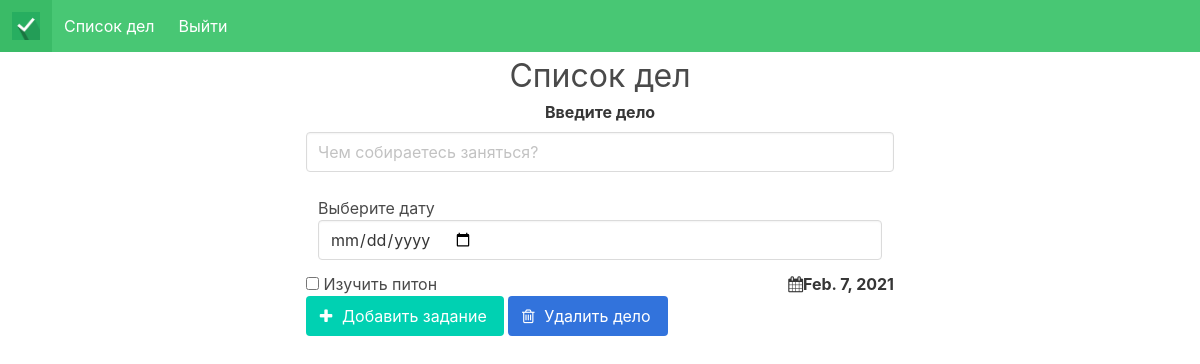
The app's page /todo/ (signed in), older data.
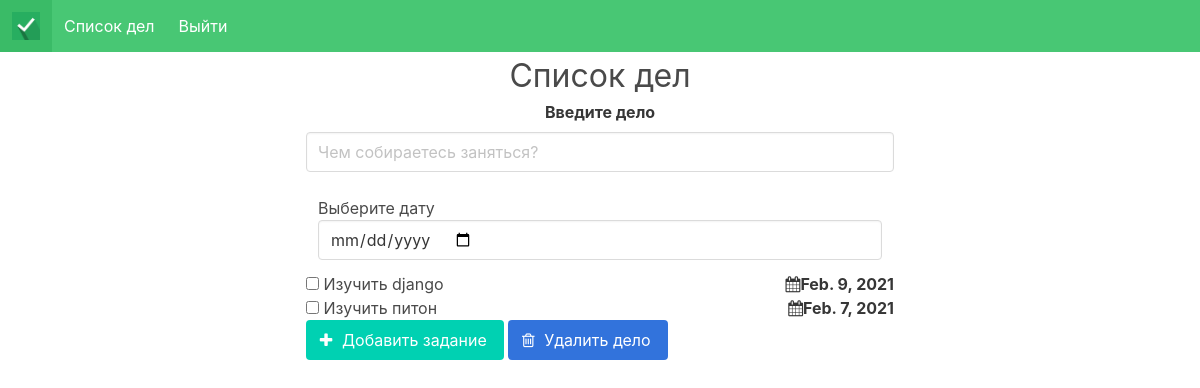
The same page, newer data.
### todolist/models.py (models this page shows, shortened)
class Todo(models.Model):
    title = models.CharField(max_length=250)
    content = models.TextField(blank=True) #текстовое поле
    created = models.DateField(default=timezone.now().strftime("%Y-%m-%d")) # дата создания
    due_date = models.DateField(default=timezone.now().strftime("%Y-%m-%d")) #до какой даты нужно было сделать дело
    owner = models.ForeignKey(User,on_delete=models.CASCADE)
    class Meta: #используем вспомогательный класс мета для сортировки наших дел
        ordering = ["-created"] #сортировка дел по времени их создания

### todolist/views.py (the view, shortened to what this page needs)
# urls.py: url(r'^todo/', todo, name="todo"),
@login_required
def todo(request):
    todos = Todo.objects.filter(owner=request.user)
    print("todo")
    if request.method == "GET":
        if "sign_out" in request.GET:
            logout(request)
            return redirect('sign_in')
    return render(request, "todo.html", {"todos": todos})

### todolist/templates/todo.html (shortened to what this page needs)
{% extends 'base.html' %}
{% block content %}
<div class="columns is-centered" style="min-height:101vh;">
	<div class="column is-half">
    	<h1 class="is-size-3 has-text-centered"> Список дел </h1>
    	<form action="" method="post">
            <div class="field has-text-centered">
            	<label for="description" class="label">Введите дело</label>
            	<div class="control">
             	   <input type="text" id="description" class="input" placeholder="Чем собираетесь заняться?"
                    	name="description" required>
            	</div>
        	</div>
            	<div class="column">
                	<label for="dueDate">Выберите дату</label>
                	<input type="date" id="dueDate" class="input calendar" name="date" required>
            	</div>
			<div class="list is-hoverable">
            	{% for todo in todos %}
            	<div class="list-item">
                	<label class="checkbox">
                    	<input type="checkbox" class=" checkbox" name="checkedbox" value="{{ todo.id }}">
                    	<span class="complete-">{{ todo.title }}</span>
                	</label>
                	<strong class="is-pulled-right"><i class="fa fa-calendar"></i>{{ todo.due_date }}</strong>
            	</div>
				{% endfor %}
			</div>
			<div class="is-centered">
				<div class="is-centered">
					<button class="button is-primary is-centered" name="Add" type="submit">
						<span class="icon is-small">
							<i class="fa fa-plus"></i>
						</span>
						<span>Добавить задание</span>
					</button>
					<button class="button is-link is-centered" name="Delete" type="submit">
						<span class="icon is-small">
							<i class="fa fa-trash-o"></i>
						</span>
						<span>Удалить дело</span>
					</button>
				</div>
			</div>
		</div>
	</div>
</div>
{% endblock %}

### todolist/templates/base.html (shortened to what this page needs)
<!DOCTYPE html>
<html lang="ru">
<head>
  {% load static %}
	<link rel="stylesheet" type="text/css" href="{% static 'bulma.min.css' %}">
	<link rel="stylesheet" href="https://stackpath.bootstrapcdn.com/font-awesome/4.7.0/css/font-awesome.min.css">
</head>
<body>
<div django-app="TaskManager">
		<nav class ="navbar is-success" role="navigation" aria-label="main navigation">
			<div class="navbar-menu ">
				<div class="navbar-start">
					<a class="navbar-item">
						<img src="../static/logo.png" alt="Todo list for your buisness">
					</a>
					{% if user.is_authenticated %}
						<a class="navbar-item" href="../todo">Список дел</a>
						<a class="navbar-item" href="../sign_out">Выйти</a>
					{% else %}
						<a class="navbar-item" href="../sign_in">Войти</a>
					{% endif %}
				</div>
			</div>
		</nav>
{% block content %}
{% endblock %}
</body>
</html>

Row changes from the older to the newer data that the page shows:
added Todo: title "Изучить django", due_date "Feb. 9, 2021"
